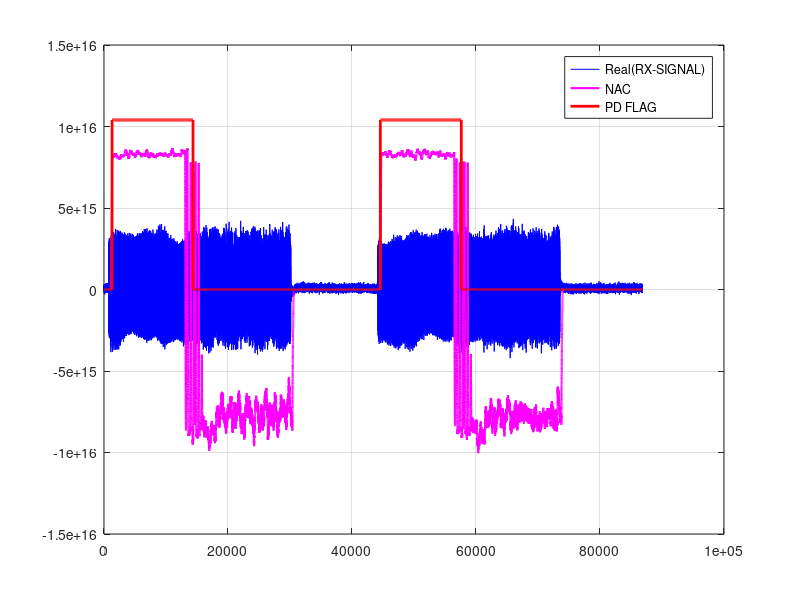

MATLAB code to generate this figure:
clear all, clc, close all;

load RX_FRAME_LONG_TB.mat
SAVE_FILES = false;
PLOT_RESULTS = true;

SCALING_IN = 2^4*2; %USED BECAUSE THE VADATECH FPGA ADC DATAPATH IS 12-BITS AND THE USRP IS 16-BITS
x = RX_FRAME_INT.*SCALING_IN;
PD_threshold = 0.5;
noise_threshold = 16;
nsps = 2;  %2-SAMPLES PER SYMBOL

inpLength = (size(x,1)); 

received_delay_line = zeros(128*nsps+1,1);
delay_acc = zeros(128*nsps+1,2);
r_acc = 0; %Initialize the Accumulator
rD_acc = 0; %Initialize the Accumulator

M = zeros(length(x),1); % NORMALIZED AUTOCORRELATION OUTPUT
PD_FLAG = zeros(size(x)); %PACKET DETECTED FLAG OUTPUT
x_zp = zeros(size(x)); %128*NSPS CYCLES DELAYED IQ OUTPUT SAMPLES
r_acc_out = zeros(size(x));

%INIT SIGNALS 
counter = 0;
max_temp = -inf;
STATE = 0; % 0 = ST_WAIT; 1 = ST_PD 

% Process the input signal to model a slicing window as in the real time
% processing system
for ii = 1:inpLength
   received_delay_line(:,1) = [received_delay_line(2:end,1); x(ii)]; %Q16.0
   r_n = x(ii); % Actual sample % %Q16.0
   r_nD = received_delay_line(1); % Delayed sample %Q16.0
   r_nD_c = r_nD'; % Delayed complex conjugate sample %Q16.0
   
   r_n_x_r_nD_c = complex(real(r_n)*real(r_nD) + imag(r_n)*imag(r_nD),...
                          imag(r_n)*real(r_nD) - real(r_n)*imag(r_nD)); %Q16.0*Q16.0 + Q16.0*Q16.0 = Q33.0
                        
   delay_acc(:,1) = [delay_acc(2:end,1); r_n_x_r_nD_c]; %Q33.0
   r_acc = r_acc - delay_acc(1,1) + r_n_x_r_nD_c; %256 samples ACC -> 8 bits -> %Q41.0
   
   r_acc_q = floor(r_acc*2^-9); %Reduce (CUT 9 LSB bits) -> %Q32.0
   
   c_n = real(r_acc_q)*real(r_acc_q)+imag(r_acc_q)*imag(r_acc_q); %Q64.0
   
   r_nD_x_r_nD_c = r_nD * r_nD_c;
   delay_acc(:,2) = [delay_acc(2:end,2); r_nD_x_r_nD_c];
   rD_acc = rD_acc - delay_acc(1,2) + r_nD_x_r_nD_c;
   
   rD_acc_q = floor(rD_acc*2^-9);  %(CUT 9 LSB bits) -> %Q32.0
   
   p_n = real(rD_acc_q)*real(rD_acc_q)+imag(rD_acc_q)*imag(rD_acc_q); %Q64.0
   m_n = floor(c_n - floor(PD_threshold*(p_n))); %Q64.0
   m_n_reduced = floor(m_n*2^-33);
   M(ii,1) = m_n;
   
   %STATE MACHINE MODEL
   if STATE == 0
      PD_FLAG(ii) = 0;
      PD_COUNTER = 0;
      
   elseif STATE == 1
      PD_FLAG(ii) = 1;
      PD_COUNTER = PD_COUNTER+1;
   end
   
   switch(STATE)
      case(0) % WAIT_STATE
         if m_n_reduced > noise_threshold
            if m_n_reduced>0.75*max_temp
               if counter < 64*4-1 
                  counter = counter+1;
               else
                  counter = 0;
                  STATE = 1; %jump to PD_STATE
                  PD_FLAG(ii) = 1;
               end
               if m_n_reduced> max_temp
                  max_temp = m_n_reduced;
               end
            end
         else
            max_temp = -inf;
            counter = 0;
         end
      case(1)
         if PD_COUNTER == 17*128*nsps*3
            STATE = 0;
            %max_temp = -inf;
         end
   end
   
   %DELAYED OUTPUT
   x_zp(ii) = r_nD; 
end

if PLOT_RESULTS
   figure(1), clf;
   plot(real(x)/max(real(x))*0.5*max(M),'b','linewidth',0.25);
%    plot(real(x),'b','linewidth',0.25);
   hold on, grid on;
   plot(M,'m','linewidth',1.5);
   plot(PD_FLAG*1.2*max(M),'r','linewidth',2);
   legend('Real(RX-SIGNAL)','NAC','PD FLAG');
end

if SAVE_FILES
   
   %PD Testbench input file
      RX_FRAME_INT_r = real(x);
      RX_FRAME_INT_i = imag(x);
      RX_FRAME_INT_write = zeros(length(RX_FRAME_INT)*2,1);
      RX_FRAME_INT_write(1:2:end) = RX_FRAME_INT_r;
      RX_FRAME_INT_write(2:2:end) = RX_FRAME_INT_i;

      %Write the generated IQ vector to a text file
      fileID = fopen(['../IDATA_INT.dat'],'w');
      fprintf(fileID,'%d,%d\n',RX_FRAME_INT_write);
      fclose(fileID);
   %PD Testbench output file
      O_DATA = floor(M.*2^-33)*2+PD_FLAG; % EACH SAMPLE IS O_DATA[31:0] = {M[63:33],PD_FLAG}
      fileID = fopen(['../ODATA_INT.dat'],'w');
      fprintf(fileID,'%d\n',O_DATA);
      fclose(fileID);  
      
   %CFOEC Testbench input file
      racc_i2=double(typecast(int32(floor(real(r_acc_out).*2^-17)*2*2^16),'uint32'));
      racc_q2=double(typecast(int16(floor(imag(r_acc_out).*2^-17)*2),'uint16'));
      racc_i=floor(real(r_acc_out).*2^-17);
      racc_q=floor(imag(r_acc_out).*2^-17);
      O_DATA = racc_i2 + racc_q2 + PD_FLAG; % EACH SAMPLE IS O_DATA[31:0] = {racc_i[32:17], 0, racc_q[32:17], PD_FLAG}
      fileID = fopen(['CFOEC_in_INT.dat'],'w');
      fprintf(fileID,'%d\n',O_DATA);
      fclose(fileID);  
      
      save('../../noc_block_CFOC_tb/FIXED_POINT_MODEL/CFOE_TB_v1.mat','racc_i','racc_q','PD_FLAG','x_zp');
end
